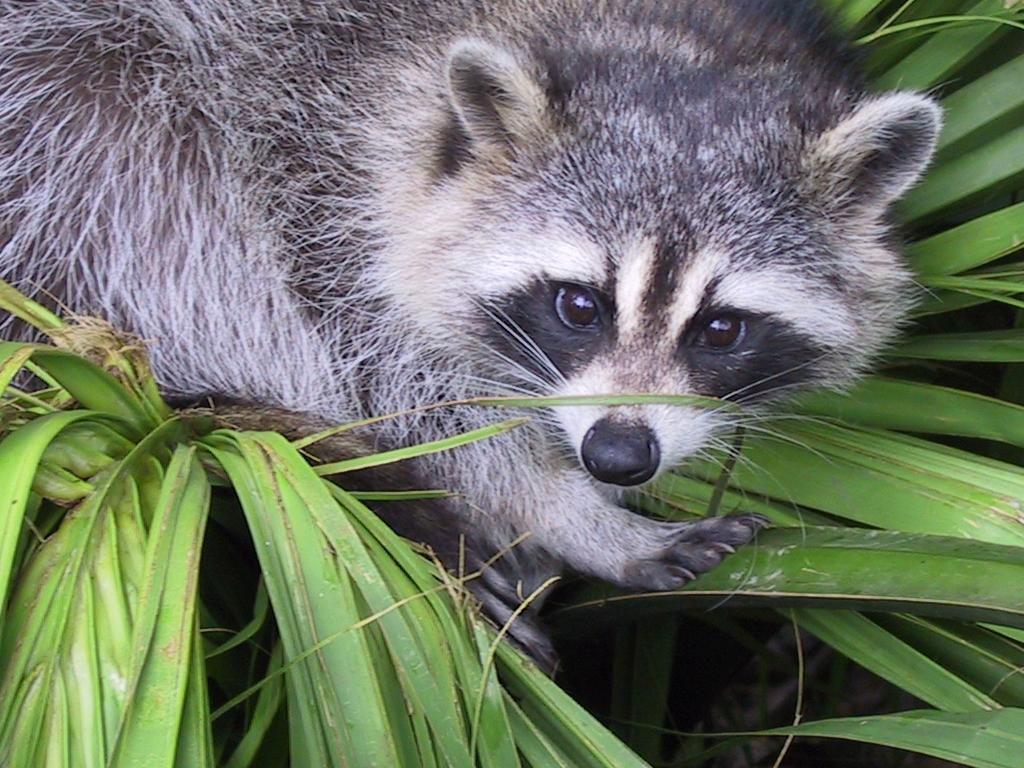
#> input picture array/ex03/animal.jpeg, 1024 x 768 px
$ python zoom.py
#> lines starting #> are read from the running program, lines starting #| are printed output that depends on the picture
### array/ex03/load_image.py
import numpy as np
from PIL import Image


def ft_load(path: str) -> np.ndarray:
#> called with path = 'animal.jpeg'
    try:
        img = Image.open(path)
#> img is the input picture: PIL image 1024x768 RGB; mean R, G, B 110.7, 117.7, 102.1
        if (img.mode != 'RGB'):
            img = img.convert('RGB')
        img_array = np.array(img)
        return img_array
    except FileNotFoundError:
        print("Error: Image file not found. Please check the path.")
    except Exception as e:
        print(f"An error occurred: {e}")

### array/ex03/zoom.py
from load_image import ft_load
from PIL import Image
import numpy as np


def ft_zoom(path: str):
    """
    Function to zoom into a specific region of an image.

    It loads the image, slices a specific region, converts it to grayscale,

    and displays the result.

    :param path: Path to the image file.

    :return: None
    """
    img = ft_load(path)
    print(f"The shape of image is: {img.shape}")
#| The shape of image is: (768, 1024, 3)
    print(img)
#> (printed output is left out)
    img = img[-600:-200, -500:-100]
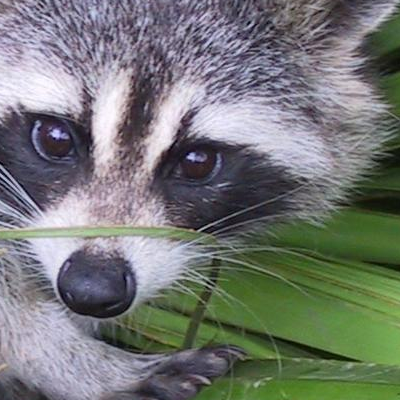
#> img: shape (400, 400, 3); mean R, G, B 116.3, 119.6, 116.6
    image = Image.fromarray(img)
    image = image.convert('L')
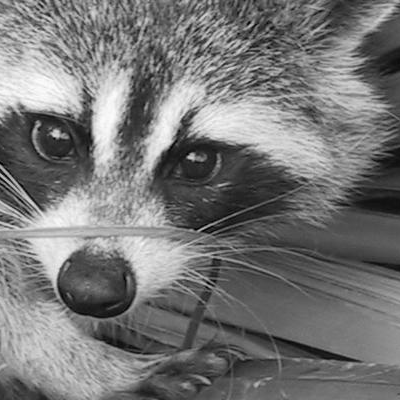
#> image: PIL image 400x400 L; min 0, max 253, mean 118.2
    img_array = np.array(image)
    img_array = np.expand_dims(img_array, axis=-1)
    print(f"New shape after slicing: {img_array.shape}")
#| New shape after slicing: (400, 400, 1)
    print(img_array)
#> (printed output is left out)
    image.show()


if __name__ == "__main__":
    ft_zoom("animal.jpeg")
